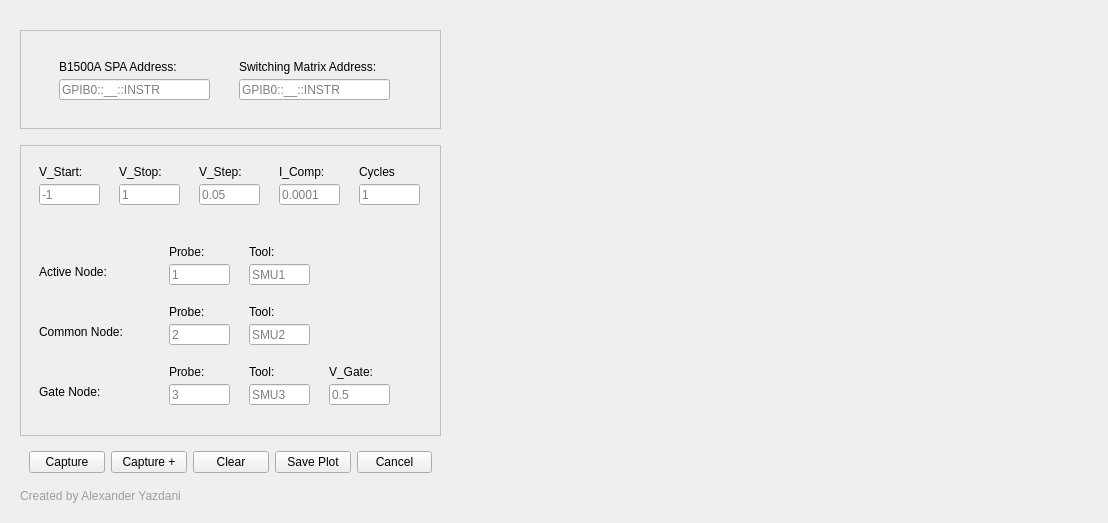
<?xml version="1.0" encoding="UTF-8"?>
<ui version="4.0">
 <class>Form</class>
 <widget class="QWidget" name="Form">
  <property name="geometry">
   <rect>
    <x>0</x>
    <y>0</y>
    <width>1104</width>
    <height>519</height>
   </rect>
  </property>
  <property name="windowTitle">
   <string>Form</string>
  </property>
  <layout class="QHBoxLayout" name="horizontalLayout_3">
   <item>
    <widget class="QWidget" name="widget_3" native="true">
     <property name="minimumSize">
      <size>
       <width>441</width>
       <height>501</height>
      </size>
     </property>
     <property name="maximumSize">
      <size>
       <width>441</width>
       <height>16777215</height>
      </size>
     </property>
     <layout class="QVBoxLayout" name="verticalLayout">
      <item>
       <spacer name="verticalSpacer_4">
        <property name="orientation">
         <enum>Qt::Vertical</enum>
        </property>
        <property name="sizeHint" stdset="0">
         <size>
          <width>20</width>
          <height>40</height>
         </size>
        </property>
       </spacer>
      </item>
      <item>
       <widget class="QWidget" name="widget_6" native="true">
        <property name="minimumSize">
         <size>
          <width>421</width>
          <height>99</height>
         </size>
        </property>
        <property name="maximumSize">
         <size>
          <width>421</width>
          <height>16777215</height>
         </size>
        </property>
        <property name="styleSheet">
         <string notr="true">#widget_6{
	border: 1px  solid #C0C0C0;
}</string>
        </property>
        <layout class="QHBoxLayout" name="horizontalLayout_4">
         <item>
          <widget class="QWidget" name="widget" native="true">
           <property name="minimumSize">
            <size>
             <width>401</width>
             <height>81</height>
            </size>
           </property>
           <widget class="QLabel" name="label_2">
            <property name="geometry">
             <rect>
              <x>210</x>
              <y>20</y>
              <width>161</width>
              <height>16</height>
             </rect>
            </property>
            <property name="text">
             <string>Switching Matrix Address:</string>
            </property>
           </widget>
           <widget class="QLineEdit" name="Switching_Matrix_Address">
            <property name="geometry">
             <rect>
              <x>210</x>
              <y>40</y>
              <width>151</width>
              <height>21</height>
             </rect>
            </property>
            <property name="placeholderText">
             <string>GPIB0::__::INSTR</string>
            </property>
           </widget>
           <widget class="QLabel" name="label">
            <property name="geometry">
             <rect>
              <x>30</x>
              <y>20</y>
              <width>141</width>
              <height>16</height>
             </rect>
            </property>
            <property name="text">
             <string>B1500A SPA Address:</string>
            </property>
           </widget>
           <widget class="QLineEdit" name="B1500A_address">
            <property name="geometry">
             <rect>
              <x>30</x>
              <y>40</y>
              <width>151</width>
              <height>21</height>
             </rect>
            </property>
            <property name="text">
             <string/>
            </property>
            <property name="placeholderText">
             <string>GPIB0::__::INSTR</string>
            </property>
           </widget>
          </widget>
         </item>
        </layout>
       </widget>
      </item>
      <item>
       <spacer name="verticalSpacer">
        <property name="orientation">
         <enum>Qt::Vertical</enum>
        </property>
        <property name="sizeHint" stdset="0">
         <size>
          <width>20</width>
          <height>40</height>
         </size>
        </property>
       </spacer>
      </item>
      <item>
       <widget class="QWidget" name="widget_5" native="true">
        <property name="minimumSize">
         <size>
          <width>421</width>
          <height>291</height>
         </size>
        </property>
        <property name="maximumSize">
         <size>
          <width>421</width>
          <height>16777215</height>
         </size>
        </property>
        <property name="styleSheet">
         <string notr="true">#widget_5
{
	border: 1px  solid #C0C0C0;
}</string>
        </property>
        <layout class="QHBoxLayout" name="horizontalLayout_2">
         <item>
          <widget class="QWidget" name="widget_2" native="true">
           <property name="minimumSize">
            <size>
             <width>401</width>
             <height>281</height>
            </size>
           </property>
           <widget class="QLabel" name="label_3">
            <property name="geometry">
             <rect>
              <x>10</x>
              <y>10</y>
              <width>60</width>
              <height>16</height>
             </rect>
            </property>
            <property name="text">
             <string>V_Start:</string>
            </property>
           </widget>
           <widget class="QLineEdit" name="v_start_entry">
            <property name="geometry">
             <rect>
              <x>10</x>
              <y>30</y>
              <width>61</width>
              <height>21</height>
             </rect>
            </property>
            <property name="placeholderText">
             <string>-1</string>
            </property>
           </widget>
           <widget class="QLineEdit" name="v_stop_entry">
            <property name="geometry">
             <rect>
              <x>90</x>
              <y>30</y>
              <width>61</width>
              <height>21</height>
             </rect>
            </property>
            <property name="placeholderText">
             <string>1</string>
            </property>
           </widget>
           <widget class="QLineEdit" name="I_comp_entry">
            <property name="geometry">
             <rect>
              <x>250</x>
              <y>30</y>
              <width>61</width>
              <height>21</height>
             </rect>
            </property>
            <property name="placeholderText">
             <string>0.0001</string>
            </property>
           </widget>
           <widget class="QLineEdit" name="v_step_entry">
            <property name="geometry">
             <rect>
              <x>170</x>
              <y>30</y>
              <width>61</width>
              <height>21</height>
             </rect>
            </property>
            <property name="placeholderText">
             <string>0.05</string>
            </property>
           </widget>
           <widget class="QLineEdit" name="cycles_entry">
            <property name="geometry">
             <rect>
              <x>330</x>
              <y>30</y>
              <width>61</width>
              <height>21</height>
             </rect>
            </property>
            <property name="placeholderText">
             <string>1</string>
            </property>
           </widget>
           <widget class="QLabel" name="label_4">
            <property name="geometry">
             <rect>
              <x>90</x>
              <y>10</y>
              <width>60</width>
              <height>16</height>
             </rect>
            </property>
            <property name="text">
             <string>V_Stop:</string>
            </property>
           </widget>
           <widget class="QLabel" name="label_5">
            <property name="geometry">
             <rect>
              <x>170</x>
              <y>10</y>
              <width>60</width>
              <height>16</height>
             </rect>
            </property>
            <property name="text">
             <string>V_Step:</string>
            </property>
           </widget>
           <widget class="QLabel" name="label_6">
            <property name="geometry">
             <rect>
              <x>250</x>
              <y>10</y>
              <width>60</width>
              <height>16</height>
             </rect>
            </property>
            <property name="text">
             <string>I_Comp:</string>
            </property>
           </widget>
           <widget class="QLabel" name="label_7">
            <property name="geometry">
             <rect>
              <x>330</x>
              <y>10</y>
              <width>60</width>
              <height>16</height>
             </rect>
            </property>
            <property name="text">
             <string>Cycles</string>
            </property>
           </widget>
           <widget class="QLineEdit" name="probe_active_entry">
            <property name="geometry">
             <rect>
              <x>140</x>
              <y>110</y>
              <width>61</width>
              <height>21</height>
             </rect>
            </property>
            <property name="placeholderText">
             <string>1</string>
            </property>
           </widget>
           <widget class="QLineEdit" name="tool_active_entry">
            <property name="geometry">
             <rect>
              <x>220</x>
              <y>110</y>
              <width>61</width>
              <height>21</height>
             </rect>
            </property>
            <property name="placeholderText">
             <string>SMU1</string>
            </property>
           </widget>
           <widget class="QLabel" name="label_10">
            <property name="geometry">
             <rect>
              <x>140</x>
              <y>90</y>
              <width>60</width>
              <height>16</height>
             </rect>
            </property>
            <property name="text">
             <string>Probe:</string>
            </property>
           </widget>
           <widget class="QLabel" name="label_12">
            <property name="geometry">
             <rect>
              <x>220</x>
              <y>90</y>
              <width>60</width>
              <height>16</height>
             </rect>
            </property>
            <property name="text">
             <string>Tool:</string>
            </property>
           </widget>
           <widget class="QLineEdit" name="tool_common_entry">
            <property name="geometry">
             <rect>
              <x>220</x>
              <y>170</y>
              <width>61</width>
              <height>21</height>
             </rect>
            </property>
            <property name="placeholderText">
             <string>SMU2</string>
            </property>
           </widget>
           <widget class="QLabel" name="label_13">
            <property name="geometry">
             <rect>
              <x>140</x>
              <y>150</y>
              <width>60</width>
              <height>16</height>
             </rect>
            </property>
            <property name="text">
             <string>Probe:</string>
            </property>
           </widget>
           <widget class="QLineEdit" name="probe_common_entry">
            <property name="geometry">
             <rect>
              <x>140</x>
              <y>170</y>
              <width>61</width>
              <height>21</height>
             </rect>
            </property>
            <property name="placeholderText">
             <string>2</string>
            </property>
           </widget>
           <widget class="QLabel" name="label_16">
            <property name="geometry">
             <rect>
              <x>220</x>
              <y>150</y>
              <width>60</width>
              <height>16</height>
             </rect>
            </property>
            <property name="text">
             <string>Tool:</string>
            </property>
           </widget>
           <widget class="QLabel" name="label_8">
            <property name="geometry">
             <rect>
              <x>10</x>
              <y>110</y>
              <width>81</width>
              <height>16</height>
             </rect>
            </property>
            <property name="text">
             <string>Active Node:</string>
            </property>
           </widget>
           <widget class="QLabel" name="label_9">
            <property name="geometry">
             <rect>
              <x>10</x>
              <y>170</y>
              <width>101</width>
              <height>16</height>
             </rect>
            </property>
            <property name="text">
             <string>Common Node:</string>
            </property>
           </widget>
           <widget class="QLabel" name="label_14">
            <property name="geometry">
             <rect>
              <x>140</x>
              <y>210</y>
              <width>60</width>
              <height>16</height>
             </rect>
            </property>
            <property name="text">
             <string>Probe:</string>
            </property>
           </widget>
           <widget class="QLineEdit" name="tool_gate_entry">
            <property name="geometry">
             <rect>
              <x>220</x>
              <y>230</y>
              <width>61</width>
              <height>21</height>
             </rect>
            </property>
            <property name="text">
             <string/>
            </property>
            <property name="placeholderText">
             <string>SMU3</string>
            </property>
           </widget>
           <widget class="QLineEdit" name="probe_gate_entry">
            <property name="geometry">
             <rect>
              <x>140</x>
              <y>230</y>
              <width>61</width>
              <height>21</height>
             </rect>
            </property>
            <property name="text">
             <string/>
            </property>
            <property name="placeholderText">
             <string>3</string>
            </property>
           </widget>
           <widget class="QLabel" name="label_17">
            <property name="geometry">
             <rect>
              <x>220</x>
              <y>210</y>
              <width>60</width>
              <height>16</height>
             </rect>
            </property>
            <property name="text">
             <string>Tool:</string>
            </property>
           </widget>
           <widget class="QLabel" name="label_11">
            <property name="geometry">
             <rect>
              <x>10</x>
              <y>230</y>
              <width>101</width>
              <height>16</height>
             </rect>
            </property>
            <property name="text">
             <string>Gate Node:</string>
            </property>
           </widget>
           <widget class="QLineEdit" name="v_gate_entry">
            <property name="geometry">
             <rect>
              <x>300</x>
              <y>230</y>
              <width>61</width>
              <height>21</height>
             </rect>
            </property>
            <property name="text">
             <string/>
            </property>
            <property name="placeholderText">
             <string>0.5</string>
            </property>
           </widget>
           <widget class="QLabel" name="label_18">
            <property name="geometry">
             <rect>
              <x>300</x>
              <y>210</y>
              <width>60</width>
              <height>16</height>
             </rect>
            </property>
            <property name="text">
             <string>V_Gate:</string>
            </property>
           </widget>
          </widget>
         </item>
        </layout>
       </widget>
      </item>
      <item>
       <spacer name="verticalSpacer_2">
        <property name="orientation">
         <enum>Qt::Vertical</enum>
        </property>
        <property name="sizeHint" stdset="0">
         <size>
          <width>20</width>
          <height>18</height>
         </size>
        </property>
       </spacer>
      </item>
      <item>
       <widget class="QWidget" name="widget_4" native="true">
        <property name="minimumSize">
         <size>
          <width>401</width>
          <height>41</height>
         </size>
        </property>
        <property name="maximumSize">
         <size>
          <width>421</width>
          <height>16777215</height>
         </size>
        </property>
        <layout class="QHBoxLayout" name="horizontalLayout">
         <item>
          <widget class="QPushButton" name="pushButton">
           <property name="text">
            <string>Capture</string>
           </property>
          </widget>
         </item>
         <item>
          <widget class="QPushButton" name="pushButton_2">
           <property name="text">
            <string>Capture +</string>
           </property>
          </widget>
         </item>
         <item>
          <widget class="QPushButton" name="pushButton_3">
           <property name="text">
            <string>Clear</string>
           </property>
          </widget>
         </item>
         <item>
          <widget class="QPushButton" name="pushButton_4">
           <property name="text">
            <string>Save Plot</string>
           </property>
          </widget>
         </item>
         <item>
          <widget class="QPushButton" name="cancel_button">
           <property name="text">
            <string>Cancel</string>
           </property>
          </widget>
         </item>
        </layout>
       </widget>
      </item>
      <item>
       <spacer name="verticalSpacer_3">
        <property name="orientation">
         <enum>Qt::Vertical</enum>
        </property>
        <property name="sizeHint" stdset="0">
         <size>
          <width>20</width>
          <height>0</height>
         </size>
        </property>
       </spacer>
      </item>
      <item>
       <widget class="QLabel" name="name_label">
        <property name="styleSheet">
         <string notr="true">font: 75 8pt &quot;Myanmar Text&quot;;
color: rgb(158, 158, 158);
</string>
        </property>
        <property name="text">
         <string>Created by Alexander Yazdani</string>
        </property>
       </widget>
      </item>
     </layout>
    </widget>
   </item>
   <item>
    <widget class="QWidget" name="Plot_Widget" native="true">
     <property name="minimumSize">
      <size>
       <width>639</width>
       <height>501</height>
      </size>
     </property>
     <property name="styleSheet">
      <string notr="true"/>
     </property>
     <layout class="QGridLayout" name="gridLayout"/>
    </widget>
   </item>
  </layout>
 </widget>
 <resources/>
 <connections/>
</ui>
